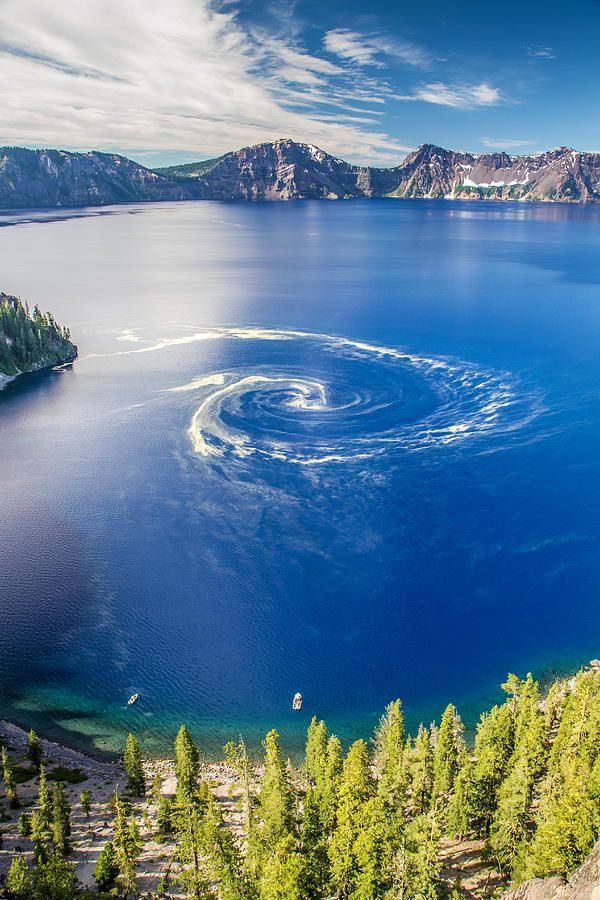
//> input picture CH6/TresholdOperating/TresholdOperating/1.jpg, 600 x 900 px
$ ./main   (built with g++ and OpenCV 4)
//> lines starting //> are read from the running program, lines starting //| are printed output that depends on the picture
/************************************************************************/
/*				此程序通过threshold()函数进行图像阈值操作               */
/************************************************************************/
#include <opencv2/highgui/highgui.hpp>
#include <opencv2/imgcodecs/imgcodecs.hpp>
#include <opencv2/core.hpp>
#include <opencv.hpp>
#include <iostream>
using namespace std;
using namespace cv;

/************************************************************************/
/*							全局变量的声明                              */
/************************************************************************/
const string NameWindow = "程序窗口";
Mat g_srcImage, g_grayImage, g_dstImage;
int g_nTresholdValue = 100;
int g_nTresholdType = 3;	//阈值方式默认为 反阈值化为0模式

/************************************************************************/
/*							全局函数的声明                              */
/************************************************************************/
void helpText();//帮助显示操作说明函数
void on_Treshold(int, void*);

/************************************************************************/
/*							主函数程序                                  */
/************************************************************************/
int main(){
	helpText();
	//1.载入图像与显示原图片
	g_srcImage = imread("1.jpg");
//> g_srcImage is the input picture: 900 rows x 600 cols, CV_8UC3; mean B, G, R 148, 127.2, 95.2
	if(!g_srcImage.data){
		cout << "打开图片1.jpg失败" << endl;
		return false;
	}
	imshow("原图", g_srcImage);
	//2.留一幅图片作为灰度图
	cvtColor(g_srcImage, g_grayImage,COLOR_BGR2GRAY);
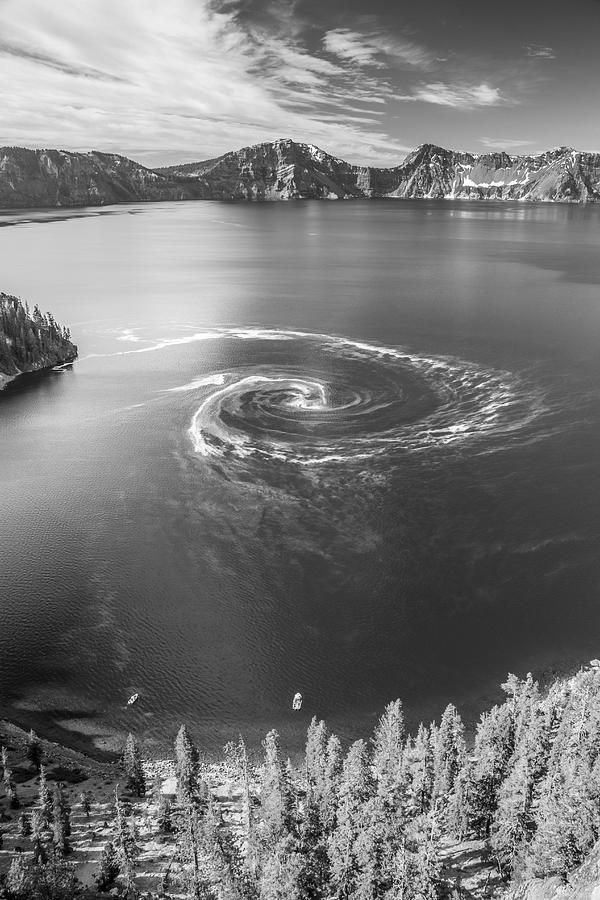
//> g_grayImage: 900 rows x 600 cols, CV_8UC1; min 0, max 255, mean 120
	//3.创建滑动条
	namedWindow(NameWindow);
	createTrackbar("阈值参数值", NameWindow, &g_nTresholdValue, 255, on_Treshold, 0);
	createTrackbar("阈值模式", NameWindow, &g_nTresholdType, 4, on_Treshold, 0);
	//4.调用回调函数
	on_Treshold(0, 0);
//> in on_Treshold, `threshold(g_grayImage, g_dstImage, g_nTresholdValue, 255, g_nTresholdT..`:
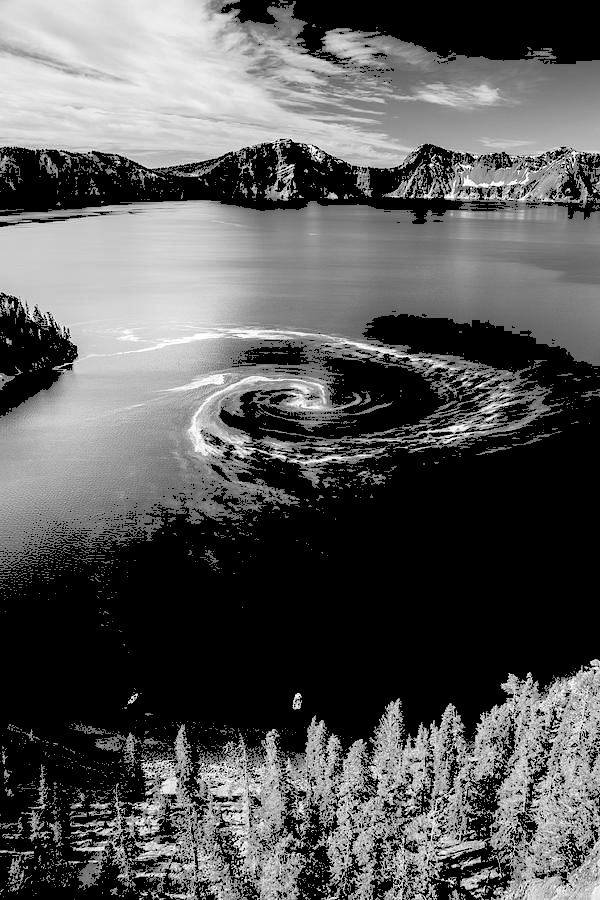
//> g_dstImage: 900 rows x 600 cols, CV_8UC1; min 0, max 255, mean 88.8
	//5.轮询方式检测按键
	while(1){
		int c = waitKey(20);
//> the 'q' key is pressed
		//如果按键为ESC或q键，退出程序
		if(static_cast<char>(c) == 27 || static_cast<char>(c) == 'q')
			break;
	}
	return 0;
}

void on_Treshold(int, void*){
	threshold(g_grayImage, g_dstImage, g_nTresholdValue, 255, g_nTresholdType);
	imshow(NameWindow, g_dstImage);
}

void helpText(){
	system("color 5E");
	cout << "\t欢迎来到阈值操作演示程序\n";
	cout << "\t按键说明操作如下：\n"
		 << "\t\t按下ESC或q键 -- 退出程序\n"
		 << "\t\t滑动到0 -- 二进制阈值\n"
		 << "\t\t滑动到1 -- 反二进制阈值\n"
		 << "\t\t滑动到2 -- 截断阈值\n"
		 << "\t\t滑动到3 -- 反阈值化为0\n"
		 << "\t\t滑动到4 -- 阈值化为0\n";
}
